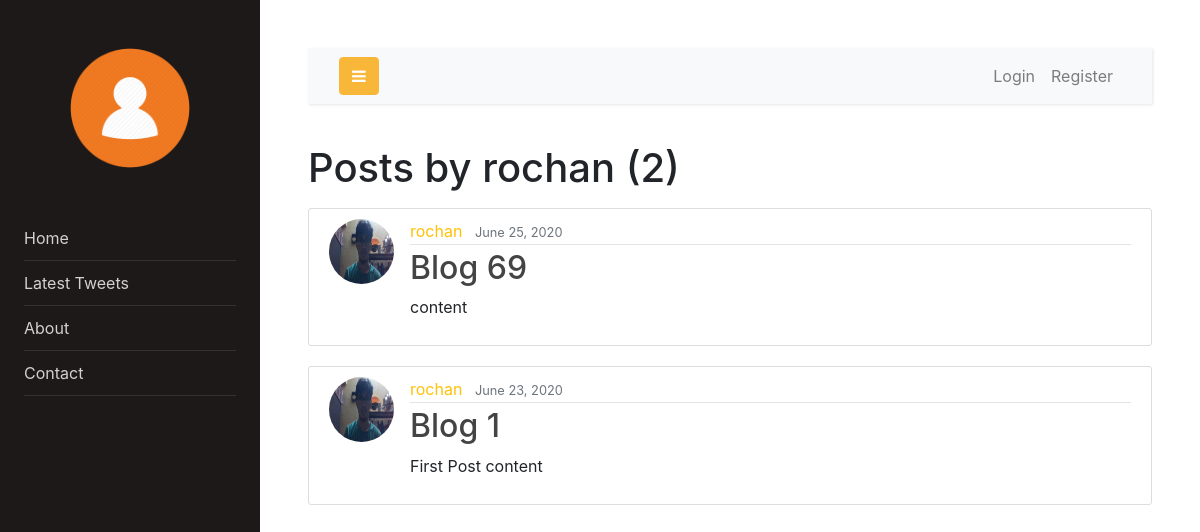
The app's page /user/rochan, older data.
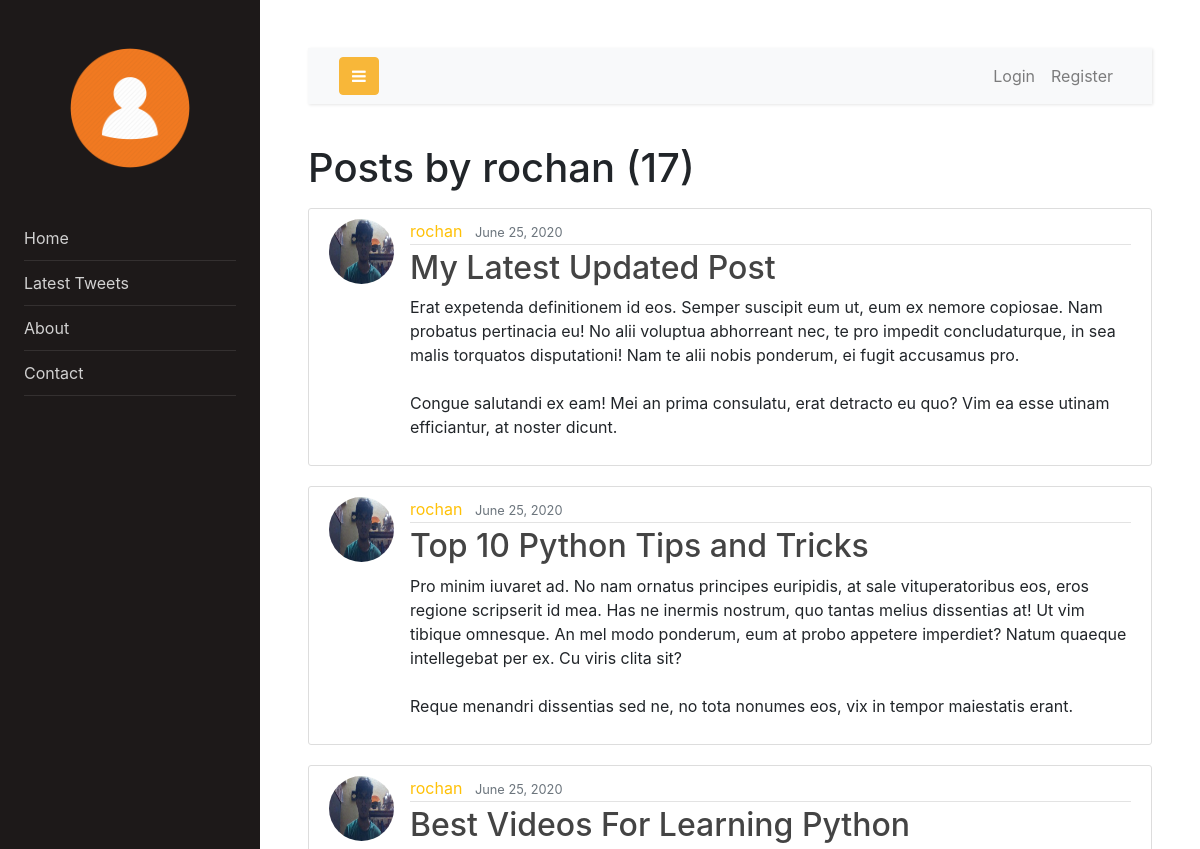
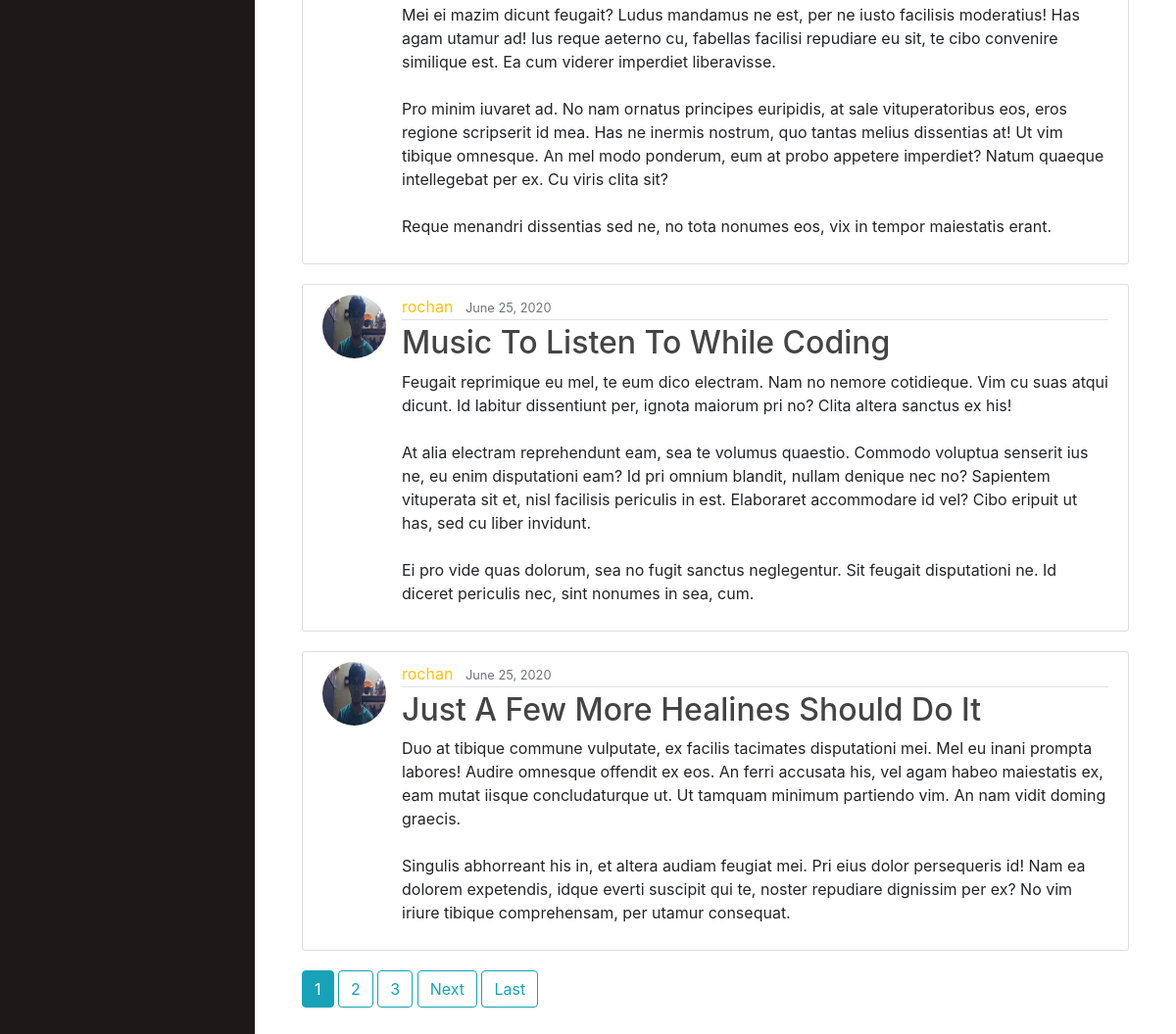
The same page, newer data (2 pictures, top to bottom).
### tweet/models.py (models this page shows, shortened)
class Post(models.Model):
    title = models.CharField(max_length=100)
    content = models.TextField()
    date_posted = models.DateTimeField(default=timezone.now)
    author = models.ForeignKey(User, on_delete=models.CASCADE)

### users/models.py (models this page shows, shortened)
class Profile(models.Model):
    user = models.OneToOneField(User, on_delete=models.CASCADE)
    image = models.ImageField(default='default.jpg', upload_to='profile_pics')

### tweet/views.py (the view)
# urls.py: path('user/<str:username>', UserPostListView.as_view(), name='user-tweets'),
class UserPostListView(ListView):
    model = Post
    template_name = 'tweet/user_posts.html'
    context_object_name = 'posts'
    ordering = ['-date_posted']
    paginate_by = 5
    def get_queryset(self):
        user = get_object_or_404(User, username=self.kwargs.get('username'))
        return Post.objects.filter(author=user).order_by('-date_posted')

### tweet/templates/tweet/user_posts.html (shortened to what this page needs)
{% extends "tweet/base.html" %}
{% block content %}
    <h1 class="mb-3">Posts by {{view.kwargs.username}} ({{page_obj.paginator.count}})</h1>
    {% for post in posts %}
        <article class="media content-section">
            <img class="rounded-circle article-img" src="{{ post.author.profile.image.url }}"></img>
          <div class="media-body">
            <div class="article-metadata">
              <a  class="mr-2 link-color" href="{% url 'user-tweets' post.author.username %}">{{ post.author }}</a>
              <small class="text-muted">{{ post.date_posted |date:"F d, Y" }}</small>
            </div>
            <h2><a class="article-title" href="{% url 'tweet-detail' post.id %}">{{ post.title }}</a></h2>
            <p class="article-content">{{ post.content }}</p>
          </div>
        </article>
    {% endfor %}
    {% if is_paginated %}
        {% for num in page_obj.paginator.page_range %}
            {% if page_obj.number == num %}
                <a class="btn btn-info mb-4" href="?page={{num}}">{{num}}</a>
            {% elif num > page_obj.number|add:'-3' and num < page_obj.number|add:'3' %}
                <a class="btn btn-outline-info mb-4" href="?page={{num}}">{{num}}</a>
            {% endif %}
        {% endfor %}
        {% if page_obj.has_next %}
        <a class="btn btn-outline-info mb-4" href="?page={{ page_obj.next_page_number }}">Next</a>
        <a class="btn btn-outline-info mb-4" href="?page={{ page_obj.paginator.num_pages }}">Last</a>
        {% endif %}
    {% endif %}
{% endblock content %}

### tweet/templates/tweet/base.html (shortened to what this page needs)
{% load static %}
<!doctype html>
<html lang="en">
  <head>
    <link rel="stylesheet" type="text/css" href="{% static 'tweet/style.css' %}">
    <link rel="stylesheet" type="text/css" href="{% static 'tweet/main.css' %}">
	<link rel="stylesheet" href="https://stackpath.bootstrapcdn.com/font-awesome/4.7.0/css/font-awesome.min.css">
	<link rel="stylesheet" href="css/style.css">
    <link rel="stylesheet" href="https://maxcdn.bootstrapcdn.com/bootstrap/4.0.0/css/bootstrap.min.css">
  </head>
  <body>
      		<div class="wrapper d-flex align-items-stretch">
      			<nav id="sidebar">
      				<div class="p-4 pt-5">
                    {% if user.is_authenticated %}
                        <img src="{{ user.profile.image.url }}" class="img logo rounded-circle mb-5"></img>
                    {% else %}
                        <img src=".././media/upload.png" class="img logo rounded-circle mb-5"></img>
                    {% endif %}
      	        <ul class="list-unstyled components mb-5">
      	          <li class="{{ home_page }}">
      	            <a href="{% url 'tweet-home' %}" aria-expanded="false">Home</a>
      	          </li>
      	          <li>
      	              <a href="{% url 'tweet-home' %}">Latest Tweets</a>
      	          </li>
      	          <li class="{{ about_page }}">
                    <a href="{% url 'tweet-about' %}" aria-expanded="false">About</a>
      	          </li>
      	          <li>
                    <a href="#">Contact</a>
      	          </li>
      	        </ul>
      	      </div>
          	</nav>
            <div id="content" class="p-4 p-md-5">
              <nav class="navbar navbar-expand-lg navbar-light bg-light">
                <div class="container-fluid">
                  <button type="button" id="sidebarCollapse" class="btn btn-primary">
                    <i class="fa fa-bars"></i>
                  </button>
                  <div class="collapse navbar-collapse" id="navbarSupportedContent">
                    <ul class="nav navbar-nav ml-auto">
                        {% if user.is_authenticated %}
                            <li class="nav-item">
                                <a class="nav-link" href="{% url 'tweet-create' %}">New Tweet</a>
                            </li>
                            <li class="nav-item">
                                <a class="nav-link" href="{% url 'logout' %}">Logout</a>
                            </li>
                        {% else %}
                        <li class="nav-item">
                            <a class="nav-link" href="{% url 'login' %}">Login</a>
                        </li>
                        <li class="nav-item">
                            <a class="nav-link" href="{% url 'register' %}">Register</a>
                        </li>
                        {% endif %}
                    </ul>
                  </div>
                </div>
              </nav>
             {% block content %}
             {% endblock content %}
            </div>
      		</div>
  </body>
</html>

### tweet/static/tweet/main.css (style rules this page uses)
body { background: #fafafa; color: #333333; margin-top: 5rem; }
h1, h2, h3, h4, h5, h6 { color: #444444; }
ul { margin: 0; }
.content-section { background: #ffffff; padding: 10px 20px; border: 1px solid #dddddd; border-radius: 3px; margin-bottom: 20px; }
.article-title { color: #444444; }
.link-color { color: #ffc107; }
.article-content { white-space: pre-line; }
.article-img { height: 65px; width: 65px; margin-right: 16px; }
.article-metadata { padding-bottom: 1px; margin-bottom: 4px; border-bottom: 1px solid #e3e3e3 }

Row changes from the older to the newer data that the page shows:
no longer on this page (row unchanged): Post: author.profile.image (picture), author "rochan", date_posted "June 25, 2020", title "Blog 69", content "content"
no longer on this page (row unchanged): Post: author.profile.image (picture), author "rochan", date_posted "June 23, 2020", title "Blog 1", content "First Post content"
added Post: author.profile.image (picture), author "rochan", date_posted "June 25, 2020", title "My Latest Updated Post", content "Erat expetenda definitionem id eos. Semper suscipit eum ut, eum ex nemore copiosae. Nam probatus pertinacia eu! No alii voluptua abhorreant nec, te pro impedit concludaturque, in sea malis torquatos disputationi! Nam te alii nobis ponderum, ei fugit accusamus pro. Congue salutandi ex eam! Mei an prima consulatu, erat detracto eu quo? Vim ea esse utinam efficiantur, at noster dicunt."
added Post: author.profile.image (picture), author "rochan", date_posted "June 25, 2020", title "Top 10 Python Tips and Tricks", content "Pro minim iuvaret ad. No nam ornatus principes euripidis, at sale vituperatoribus eos, eros regione scripserit id mea. Has ne inermis nostrum, quo tantas melius dissentias at! Ut vim tibique omnesque. An mel modo ponderum, eum at probo appetere imperdiet? Natum quaeque intellegebat per ex. Cu viris clita sit? Reque menandri dissentias sed ne, no tota nonumes eos, vix in tempor maiestatis erant."
added Post: author.profile.image (picture), author "rochan", date_posted "June 25, 2020", title "Best Videos For Learning Python", content "Mei ei mazim dicunt feugait? Ludus mandamus ne est, per ne iusto facilisis moderatius! Has agam utamur ad! Ius reque aeterno cu, fabellas facilisi repudiare eu sit, te cibo convenire similique est. Ea cum viderer imperdiet liberavisse. Pro minim iuvaret ad. No nam ornatus principes euripidis, at sale vituperatoribus eos, eros regione scripserit id mea. Has ne inermis nostrum, quo tantas melius dissentias at! Ut vim tibique omnesque. An mel modo ponderum, eum at probo appetere imperdiet? Natum quaeque intellegebat per ex. Cu viris clita sit? Reque menandri dissentias sed ne, no tota nonumes eos, vix in tempor maiestatis erant."
added Post: author.profile.image (picture), author "rochan", date_posted "June 25, 2020", title "Music To Listen To While Coding", content "Feugait reprimique eu mel, te eum dico electram. Nam no nemore cotidieque. Vim cu suas atqui dicunt. Id labitur dissentiunt per, ignota maiorum pri no? Clita altera sanctus ex his! At alia electram reprehendunt eam, sea te volumus quaestio. Commodo voluptua senserit ius ne, eu enim disputationi eam? Id pri omnium blandit, nullam denique nec no? Sapientem vituperata sit et, nisl facilisis periculis in est. Elaboraret accommodare id vel? Cibo eripuit ut has, sed cu liber invidunt. Ei pro vide quas dolorum, sea no fugit sanctus neglegentur. Sit feugait disputationi ne. Id diceret periculis nec, sint nonumes in sea, cum."
added Post: author.profile.image (picture), author "rochan", date_posted "June 25, 2020", title "Just A Few More Healines Should Do It", content "Duo at tibique commune vulputate, ex facilis tacimates disputationi mei. Mel eu inani prompta labores! Audire omnesque offendit ex eos. An ferri accusata his, vel agam habeo maiestatis ex, eam mutat iisque concludaturque ut. Ut tamquam minimum partiendo vim. An nam vidit doming graecis. Singulis abhorreant his in, et altera audiam feugiat mei. Pri eius dolor persequeris id! Nam ea dolorem expetendis, idque everti suscipit qui te, noster repudiare dignissim per ex? No vim iriure tibique comprehensam, per utamur consequat."
Text that changed along with them:
{{ page_obj.paginator.count }}: "2" → "17"
new list line: "1"
new list line: "2"
new list line: "3"
text now shown: "Next Last"
